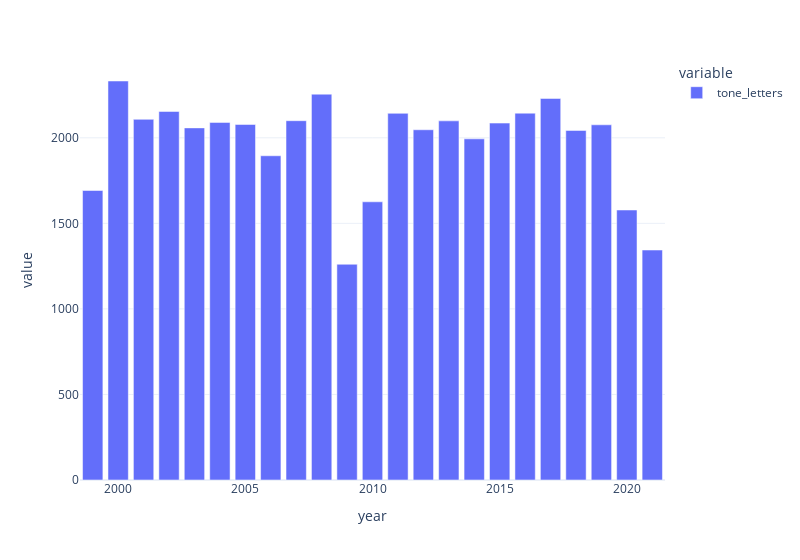

Here is the notebook cell this chart was saved with:
### Code cell
px.bar(df, y=['tone_letters'], width=800)

### Figure 1 — Plotly figure (JSON) as saved in the notebook; plotly's stock layout.template omitted (floating-point values rounded to 4 significant figures)
{"data": [{"alignmentgroup": "True", "hovertemplate": "variable=tone_letters<br>year=%{x}<br>value=%{y}<extra></extra>", "legendgroup": "tone_letters", "marker": {"color": "#636efa"}, "name": "tone_letters", "offsetgroup": "tone_letters", "orientation": "v", "showlegend": true, "textposition": "auto", "type": "bar", "x": [1999, 2000, 2001, 2002, 2003, 2004, 2005, 2006, 2007, 2008, 2009, 2010, 2011, 2012, 2013, 2014, 2015, 2016, 2017, 2018, 2019, 2020, 2021], "xaxis": "x", "y": [1692, 2332, 2108, 2154, 2058, 2090, 2078, 1895, 2100, 2255, 1261, 1626, 2143, 2047, 2099, 1994, 2086, 2144, 2230, 2043, 2076, 1578, 1344], "yaxis": "y"}], "layout": {"barmode": "relative", "legend": {"title": {"text": "variable"}, "tracegroupgap": 0}, "margin": {"t": 60}, "width": 800, "xaxis": {"anchor": "y", "domain": [0, 1], "title": {"text": "year"}}, "yaxis": {"anchor": "x", "domain": [0, 1], "title": {"text": "value"}}}}
